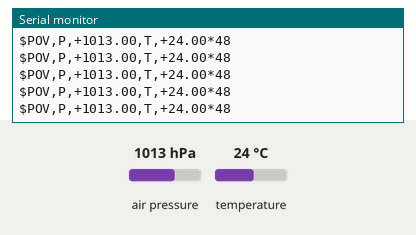
Simulated run of this sketch. Board: Arduino Uno, built with avr-gcc and run on an emulated ATmega328P. Shown: the last lines printed to the serial monitor. The inputs (shaded band) are chosen by the test bench; at power-on: air pressure 1013 hPa, temperature 24 °C.

Above: at 1.2 s.
1.3 s: air pressure set to 1000 hPa
At 1.51 s:
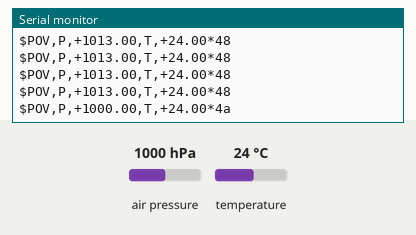
3.2 s: temperature set to 12 °C
At 3.52 s:
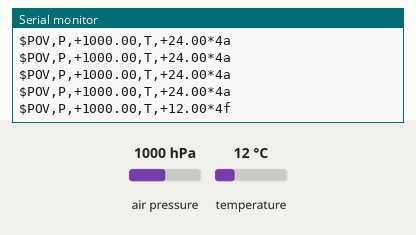
5.2 s: temperature set to 33 °C
At 5.52 s:
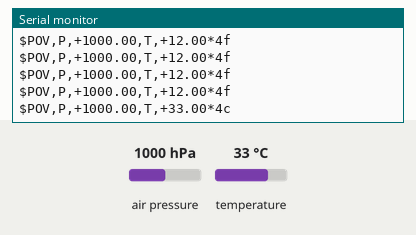
7.3 s: air pressure set to 1025 hPa
At 7.53 s:
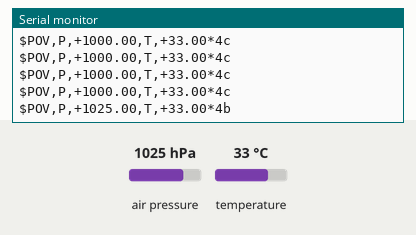
9.3 s: temperature set to 41 °C
At 9.53 s:
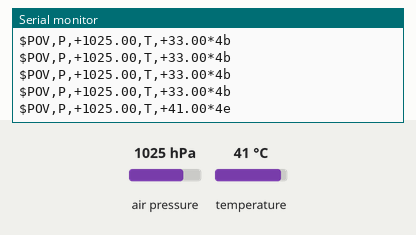

Measured:
- after the input at 1.3 s, the serial monitor: prints a new line at once (image 1)
- after the input at 3.2 s, the serial monitor: prints a new line after 0.15 s (image 2)
- after the input at 5.2 s, the serial monitor: prints a new line after 0.16 s (image 3)
- after the input at 7.3 s, the serial monitor: prints a new line after 0.06 s (image 4)
- after the input at 9.3 s, the serial monitor: prints a new line after 0.07 s (image 5)

The sketch:

baro-sensor.ino
```cpp
#include <Wire.h>
#include <Adafruit_BMP085.h>

Adafruit_BMP085 bmp;

void setup() {
  Serial.begin(9600); // inicializáljuk a soros portot
  if (!bmp.begin()) {
    Serial.println("A BMP180 szenzor nem található!");
    while (1);
  }
}

void loop() {
  float pressure = bmp.readPressure() / 100.0F; // olvassuk a légnyomást és számoljuk át hPa-ba
  float temperature = bmp.readTemperature(); // hőmérséklet kiolvasása
  temperature = (temperature - 32.0) * 5.0 / 9.0;  // hőmérséklet átszámítása celziusba

  String str = "POV,P,";
  Serial.print("$POV,P,");

  //Nyomásadat elküldése
  if (pressure > 0){
    Serial.print("+");
    str = str + "+";
    Serial.print(pressure);
    str = str + String(pressure)+"";
  }
  else {
    Serial.print(pressure);
    str = str + String(pressure);
  }

  //hőmérséklet elküldése
  Serial.print(",T,");
  str = str + ",T,";

  if (bmp.readTemperature() > 0){
    Serial.print("+");
    str = str + "+";
    Serial.print(bmp.readTemperature());
    str = str + String(bmp.readTemperature())+"";
  }
  else{
    Serial.print(bmp.readTemperature());
    str = str + String(bmp.readTemperature())+"";
  }

  //záró rész elküldése
  Serial.print("*");
  Serial.println(updateChecksum(str));
  //Serial.println(str);
  delay(200);
}

String updateChecksum(String cmd)
{
  // Compute the checksum by XORing all the character values in the string.
  byte checksum = 0;
  for (int i = 0; i < cmd.length(); i++) {
    checksum = checksum ^ cmd.charAt(i);
  }

  // Convert it to hexadecimal (base-16, upper case, most significant nybble first).
  String hexsum = String(checksum, HEX);
  if (hexsum.length() < 2) {
    hexsum = "0" + hexsum;
  }

  return hexsum;
}
```
